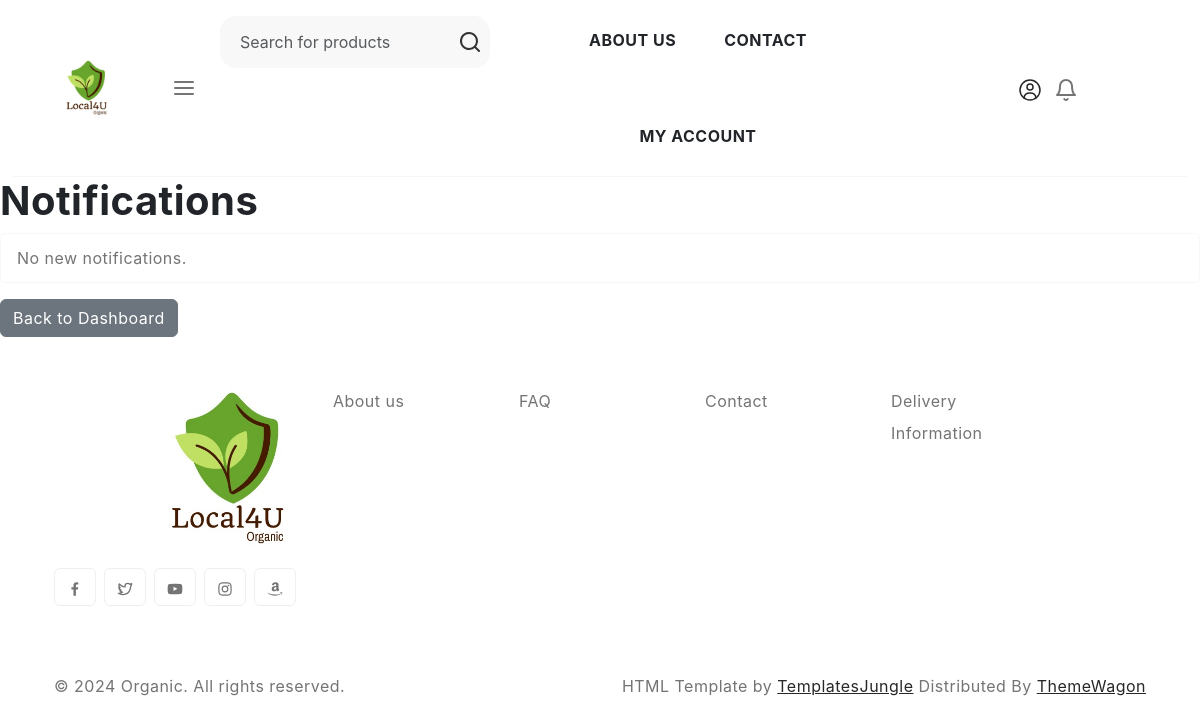
Before: /accounts/notifications/ (signed in) with the older database file.
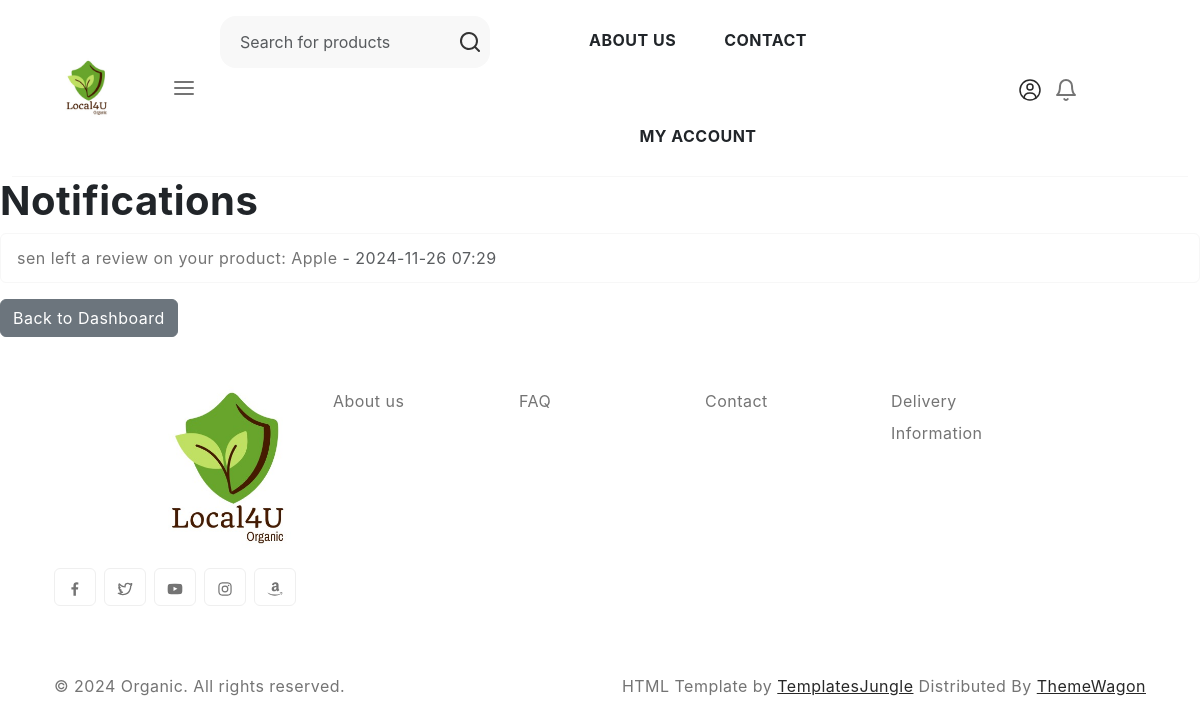
After: the same page with the newer database file.
### accounts/models.py (models this page shows, shortened)
class Notification(models.Model):
    recipient = models.ForeignKey(settings.AUTH_USER_MODEL, on_delete=models.CASCADE, related_name='notifications')
    message = models.TextField()
    created_at = models.DateTimeField(auto_now_add=True)
    is_read = models.BooleanField(default=False)

### accounts/views.py (the view)
# urls.py: path('notifications/', views.notifications, name='notifications'),
@login_required
def notifications(request):
    notifications = request.user.notifications.all()
    if hasattr(request.user, 'farmer'):
        dashboard_url = 'farmer_dashboard'
    elif hasattr(request.user, 'customer'):
        dashboard_url = 'customer_dashboard'
    else:
        dashboard_url = 'admin_dashboard'  # Default for admins or other roles
    notifications.update(is_read=True)
    return render(request, 'notifications.html', {
        'notifications': notifications,
        'dashboard_url': dashboard_url
    })

### accounts/templatetags/notification_tags.py (called while the page is built)
@register.filter
def unread_notifications(user):
    if user.is_authenticated:
        return user.notifications.filter(is_read=False).count()
    return 0

### order/context_processors.py (called while the page is built)
def cart_data(request):
    return {"cart": request.session.get("cart", {})}

### order/templatetags/cart_filters.py (called while the page is built)
@register.filter
def sum_cart_total(cart_items):
    total = 0
    for item in cart_items:
        total += float(item['price']) * item['quantity']
    return total

@register.filter
def is_not_farmer_or_admin(user):
    return user.is_authenticated and user.user_type not in ['farmer', 'admin']

### product/context_processors.py (called while the page is built)
def category_menu(request):
    categories = Category.objects.all()
    return {'categories': categories}

### templates/notifications.html
{% extends 'base.html' %}
{% block body_block %}
<h1>Notifications</h1>
<ul class="list-group">
    {% for notification in notifications %}
    <li class="list-group-item">
        {{ notification.message }}
        <span class="text-muted"> - {{ notification.created_at|date:"Y-m-d H:i" }}</span>
    </li>
    {% empty %}
    <li class="list-group-item">No new notifications.</li>
    {% endfor %}
</ul>
<a href="{% url dashboard_url %}" class="btn btn-secondary mt-3">Back to Dashboard</a>
{% endblock %}

Changed rows visible on the page:
added Notification: message "sen left a review on your product: Apple", created_at "2024-11-26 07:29"
Other visible differences:
text no longer shown: "No new notifications."
